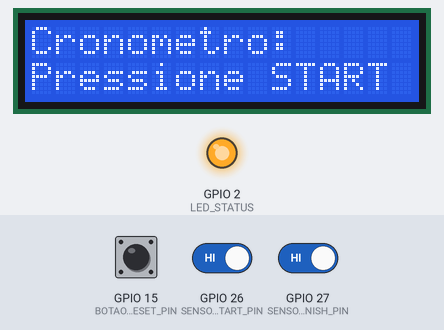
Simulated run of this program. Board: ESP32. Shown: 16×2 character LCD, output pins drawn as LEDs (lit = HIGH). Inputs (shaded band) come from the test bench; at power-on: GPIO 26 (SENSOR_START_PIN) HIGH, GPIO 27 (SENSOR_FINISH_PIN) HIGH, GPIO 15 (BOTAO_RESET_PIN) LOW. WiFi joins after 1.5 s; servers stay silent unless stated; what the program prints to the serial monitor is not drawn.

Above: at 2.7 s.
2.8 s: GPIO 26 (SENSOR_START_PIN) driven LOW
At 3.7 s:
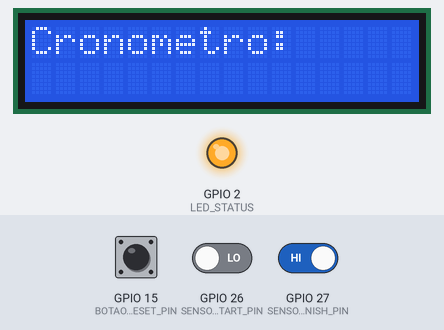
5.8 s: GPIO 27 (SENSOR_FINISH_PIN) driven LOW
8.8 s: GPIO 15 (BOTAO_RESET_PIN) pulled HIGH for 0.15 s
At 9.2 s:
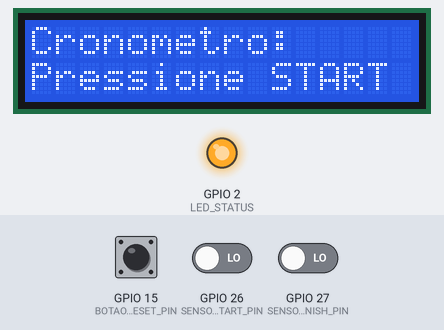
11.9 s: GPIO 15 (BOTAO_RESET_PIN) pulled HIGH for 1 s
15.9 s: GPIO 27 (SENSOR_FINISH_PIN) driven HIGH
18.9 s: GPIO 26 (SENSOR_START_PIN) driven HIGH
At 19.05 s:
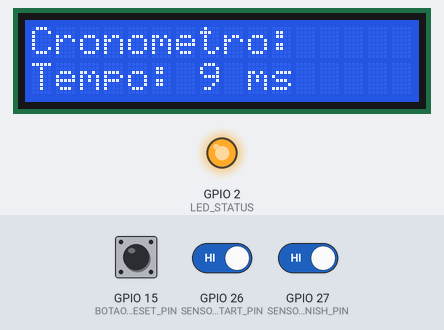
Timing chart, 0 to 21.9 s (numbered marks = the images above; inputs shaded):
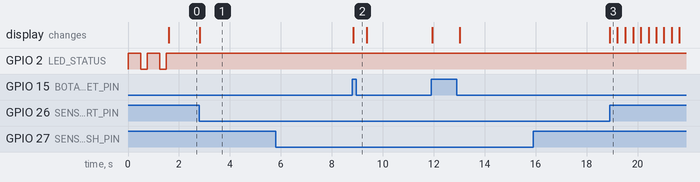

Measured:
- after the input at 2.8 s, the display: changes at once (image 1)
- after the input at 5.8 s, every drawn part: stays the same
- after the input at 8.8 s, the display: changes after 0.05 s (image 2)
- after the input at 15.9 s, every drawn part: stays the same
- after the input at 18.9 s, the display: changes at once (image 3)

The program:

main.cpp
```cpp
#include <Arduino.h>
#include <WiFi.h>
#include <LiquidCrystal_I2C.h>

/* Definições da Rede */
const char* SSID = "";      // Nome da rede WiFi
const char* PASSWORD = "";  // Senha da rede WiFi

WiFiServer server(80);

/* Definições do LCD */
#define LCD_ADDR    0x27
#define LCD_COLUMNS 16
#define LCD_ROWS    2

LiquidCrystal_I2C lcd(LCD_ADDR, LCD_COLUMNS, LCD_ROWS);  // Endereço I2C do LCD 16x2

/* Definições de I/O */
#define SENSOR_FINISH_PIN    27
#define SENSOR_START_PIN     26
#define BOTAO_RESET_PIN      15
#define LED_STATUS           2

/* Variáveis auxiliares */
unsigned long startTime;
unsigned long elapsedTime = 0;
boolean isRunning = false;

void startTimer()
{
    lcd.clear();
    lcd.setCursor(0,0);
    lcd.print("Cronometro:");
    startTime = millis() - elapsedTime;
    isRunning = true;
}

void pauseTimer()
{
    isRunning = false;
}

void updateDisplay()
{
    lcd.setCursor(0,1);
    lcd.print("Tempo: ");
    lcd.print(elapsedTime);
    lcd.print(" ms");
}

void resetTimer()
{
    elapsedTime = 0;
    updateDisplay();
    lcd.clear();
    lcd.setCursor(0,0);
    lcd.print("Cronometro:");
    lcd.setCursor(0,1);
    lcd.print("Pressione START");
}

void setup()
{
    Serial.begin(115200);
    pinMode(LED_STATUS, OUTPUT);
    pinMode(BOTAO_RESET_PIN, INPUT);
    pinMode(SENSOR_START_PIN, INPUT);
    pinMode(SENSOR_FINISH_PIN, INPUT);

    WiFi.begin(SSID, PASSWORD);

    while (WiFi.status() != WL_CONNECTED)
    {
        digitalWrite(LED_STATUS, HIGH);
        delay(500);
        Serial.print(".");
        digitalWrite(LED_STATUS, LOW);
        delay(250);
    }

    Serial.println("");
    Serial.println("WiFi conectada.");
    Serial.println("Endereço de IP: ");
    Serial.println(WiFi.localIP());
    digitalWrite(LED_STATUS, HIGH);

    server.begin();

    lcd.init();
    lcd.backlight();    // Ativa a luz de fundo
    lcd.setCursor(0,0);
    lcd.print("Cronometro:");
    lcd.setCursor(0,1);
    lcd.print("Pressione START");
}

void loop()
{
    if (isRunning)
    {
        elapsedTime = millis() - startTime;
        updateDisplay();
    }

    WiFiClient client = server.available();

    if (client)
    {
        String currentLine = "";
        while (client.connected())
        {
            if (client.available())
            {
                char c = client.read();
                if (c == '\n')
                {
                    if (currentLine.length() == 0)
                    {
                        client.println("HTTP/1.1 200 OK");
                        client.println("Content-type:text/html");
                        client.println("Connection: close");
                        client.println();

                        client.println("<!DOCTYPE html><html><head><title>Cronômetro</title></head><body>");
                        client.println("<script>");
                        client.println("function refreshPage() {");
                        client.println("  location.reload(true);");
                        client.println("}");
                        client.println("setInterval(refreshPage, 1000);");  // Refresh every 1 second
                        client.println("</script></head><body>");
                        client.println("<h1>Cronometro</h1>");
                        client.println("<p>Tempo: " + String(elapsedTime) + " ms</p>");
                        client.println("</body></html>");
                        break;
                    }
                    else
                    {
                        currentLine = "";
                    }
                }
                else if (c != '\r')
                {
                    currentLine += c;
                }
            }
        }
        client.stop();
    }

    // Sensor para iniciar o cronômetro
    if (digitalRead(SENSOR_START_PIN) == LOW)
    {
        startTimer();
    }

    // Sensor para pausar o cronômetro
    if (digitalRead(SENSOR_FINISH_PIN) == LOW)
    {
        pauseTimer();
    }

    // Botão para reiniciar o cronômetro
    if (digitalRead(BOTAO_RESET_PIN) == HIGH)
    {
        resetTimer();
        delay(500);  // Debounce
    }
}
```
